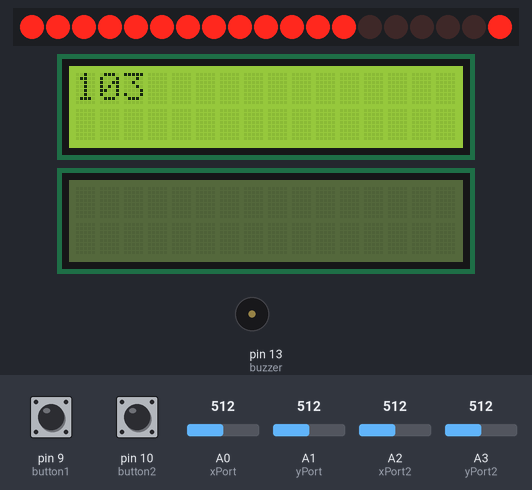
Bench run of a sketch on a simulated Arduino Uno, built with avr-gcc and run on an emulated ATmega328P. Parts: 19 shift-register outputs drawn as a row of LEDs (first output left, lit = HIGH), 2 × 16×2 character LCD, buzzer (waves = sounding, pin HIGH). Wiring (inferred from the names in the program): 4 × shift register (74HC595): data pin 6; shift clock pin 7; latch pin 8. Wiring (inferred from the signals the program sends): character LCD (HD44780): RS Q10; E Q29; data Q14, Q15, Q16, Q17; row of LEDs: on Q0, Q1, Q2, Q3, Q4, Q5, Q6, Q7, Q8, Q9, Q11, Q12, Q13, Q18, Q19, Q20, Q21, Q22, Q23. The test bench sets the inputs (shaded band); at power-on: A0 (xPort) = 512, A2 (xPort2) = 512, pin 9 (button1) LOW, pin 10 (button2) LOW, A1 (yPort) = 512, A3 (yPort2) = 512. The character LCD is taken to start in 4-bit mode; pins used as bus, display or sensor lines are not drawn.

Above: at 1.2 s.
1.3 s: A0 (xPort) set to 603
2.8 s: A0 (xPort) set to 620
5.5 s: A2 (xPort2) set to 605
7.0 s: A2 (xPort2) set to 624
At 7.52 s:
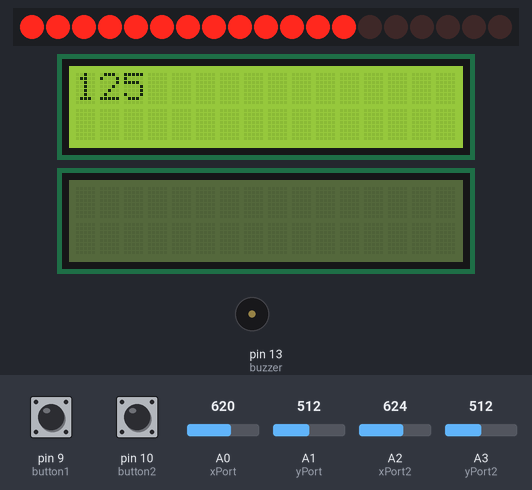
9.7 s: A0 (xPort) set to 306
At 10.24 s:
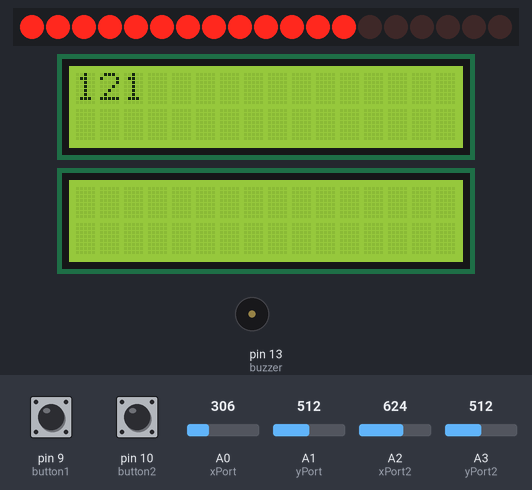
12.2 s: A2 (xPort2) set to 30
At 12.97 s:
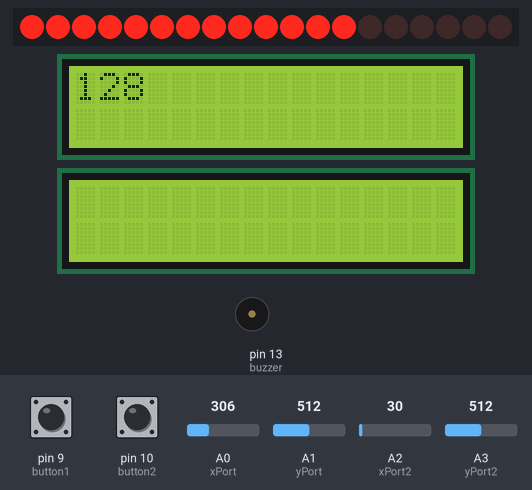
Timing chart, 0 to 15.2 s (numbered marks = the images above; inputs shaded):
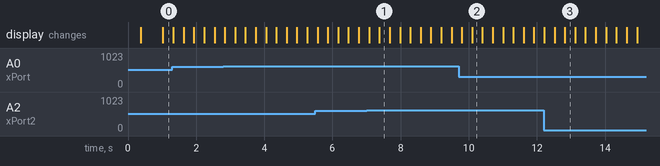

Measured:
- the behaviour switches between 612 and 613 on A2 (xPort2) (found by bisection; images 0 and 1)
- after the input at 7.0 s, the display: first differs from a run without the input after 0.38 s (image 1)
- after the input at 9.7 s, the display: first differs from a run without the input after 0.40 s (image 2)

The sketch:

LEDMatrix.ino
```cpp
#include <LiquidCrystal.h>
LiquidCrystal lcd(12, 11, 5, 4, 3, 2);
//sound
int buzzer = 13;
int score1 = 0;
int score2 = 0;

//timere
unsigned long currentFrame = 0;

// For joysticks
int lowDead = 412;
int highDead = 612;

// Joystick 1
int xPort = A0;
int yPort = A1;
int button1 = 9;
int buttonPress1 = 0;

int x = 7;
int y = 7;
int aX;
int aY;


// Joystick 2
int xPort2 = A2;
int yPort2 = A3;
int x2 = 7;
int y2 = 7;
int aX2;
int aY2;
int button2 = 10;
int buttonPress2 = 0;

// LED Matrix
int datapin = 6;
int clockpin = 7;
int latchpin = 8;

byte data = 0;
byte data2 = 0;
byte data3 = 0;
byte data4 = 0;

void setup() {
  pinMode(latchpin, OUTPUT);
  pinMode(xPort, INPUT);
  pinMode(yPort, INPUT);
  pinMode(xPort2, INPUT);
  pinMode(yPort2, INPUT);
  pinMode(button1, INPUT);
  pinMode(button2, INPUT);
  pinMode(buzzer, OUTPUT);
  lcd.begin(16, 2);
  //LCDWrite(score1, score2);
}

void loop() {
  aX = analogRead(xPort);
  aY = analogRead(yPort);
  aX2 = analogRead(xPort2);
  aY2 = analogRead(yPort2);
  buttonPress1 = digitalRead(button1);
  buttonPress2 = digitalRead(button2);
  /*if(currentFrame % 10 == 0) {
    if(buttonPress1 == 0){
      //tone(buzzer, 500,100);
      score1++;
      LCDWrite(score1, score2);
    }
    if(buttonPress2 == 0){
      //tone(buzzer, 500,100);
      score2++;
      LCDWrite(score1, score2);
    }
  }*/
  lcd.clear();
  lcd.setCursor(0,0);
  lcd.print(currentFrame/(millis() / 1000));
  if (currentFrame%3 == 0){
    updateXAndY();
  }

  refreshMatrix();
}

void LCDWrite(int x, int y){
  lcd.clear();
  lcd.setCursor(0, 0);
  lcd.print("Player1: ");
  lcd.print(x);
  lcd.setCursor(0, 1);
  lcd.print("Player2: ");
  lcd.print(y);
}
void updateXAndY(){
  if(aX < lowDead && x != 15) {
    x++;
  } else if (aX > highDead && x != 0) {
    x--;
  }
  if(aY < lowDead && y != 0) {
    y--;
  } else if (aY > highDead && y != 15) {
    y++;
  }

  if(aX2 < lowDead && x2 != 15) {
    x2++;
  } else if (aX2 > highDead && x2 != 0) {
    x2--;
  }
  if(aY2 < lowDead && y2 != 0) {
    y2--;
  } else if (aY2 > highDead && y2 != 15) {
    y2++;
  }
}

void refreshMatrix() {
  // Sets LED ON
  digitalWrite(latchpin, 0);
  (x < 8)?colLeft(x, 1):colRight(x % 8, 1);
  (y < 8)?rowTop(y, 0):rowBot(y % 8 , 0);
  shiftAll();
  digitalWrite(latchpin, 1);
  delay(1);
  // Sets all LEDs OFF
  digitalWrite(latchpin, 0);
  for(int i = 0; i < 8; i++) {
    rowTop(i, 1);
    rowBot(i, 1);
    colLeft(i, 0);
    colRight(i, 0);
  }
  shiftAll();
  digitalWrite(latchpin, 1);

  digitalWrite(latchpin, 0);
  (x2 < 8)?colLeft(x2, 1):colRight(x2 % 8, 1);
  (y2 < 8)?rowTop(y2, 0):rowBot(y2 % 8 , 0);
  shiftAll();
  digitalWrite(latchpin, 1);
  delay(1);
  // Sets all LEDs OFF
  digitalWrite(latchpin, 0);
  for(int i = 0; i < 8; i++) {
    rowTop(i, 1);
    rowBot(i, 1);
    colLeft(i, 0);
    colRight(i, 0);
  }
  shiftAll();
  digitalWrite(latchpin, 1);
  currentFrame++;
}

void rowTop(int desiredPin, boolean desiredState) {
  bitWrite(data,desiredPin,desiredState);
  //shiftOut(datapin, clockpin, data);
}

void rowBot(int desiredPin, boolean desiredState) {
  bitWrite(data2,desiredPin,desiredState);
  //shiftOut(datapin, clockpin, data2);
}

void colLeft(int desiredPin, boolean desiredState) {
  bitWrite(data3,desiredPin,desiredState);
  //shiftOut(datapin, clockpin, data3);
}

void colRight(int desiredPin, boolean desiredState) {
  bitWrite(data4,desiredPin,desiredState);
  //shiftOut(datapin, clockpin, data4);
}

void shiftAll() {
  // Push in reverse because it is serial
  shiftOut(datapin, clockpin, data4);
  shiftOut(datapin, clockpin, data3);
  shiftOut(datapin, clockpin, data2);
  shiftOut(datapin, clockpin, data);
}


void shiftOut(int myDataPin, int myClockPin, byte myDataOut) {
  // This shifts 8 bits out MSB first,
  //on the rising edge of the clock,
  //clock idles low

 //internal function setup
  int i=0;
  int pinState;
  pinMode(myClockPin, OUTPUT);
  pinMode(myDataPin, OUTPUT);

  //clear everything out just in case to
  //prepare shift register for bit shifting
  digitalWrite(myDataPin, 0);
  digitalWrite(myClockPin, 0);

  //for each bit in the byte myDataOut
  //NOTICE THAT WE ARE COUNTING DOWN in our for loop
  //This means that %00000001 or "1" will go through such
  //that it will be pin Q0 that lights.
  for (i=7; i>=0; i--)  {
    digitalWrite(myClockPin, 0);

    //if the value passed to myDataOut and a bitmask result
    // true then... so if we are at i=6 and our value is
    // %11010100 it would the code compares it to %01000000
    // and proceeds to set pinState to 1.
    if ( myDataOut & (1<<i) ) {
      pinState= 1;
    }
    else {
      pinState= 0;
    }

    //Sets the pin to HIGH or LOW depending on pinState
    digitalWrite(myDataPin, pinState);
    //register shifts bits on upstroke of clock pin
    digitalWrite(myClockPin, 1);
    //zero the data pin after shift to prevent bleed through
    digitalWrite(myDataPin, 0);
  }

  //stop shifting
  digitalWrite(myClockPin, 0);
}
```
